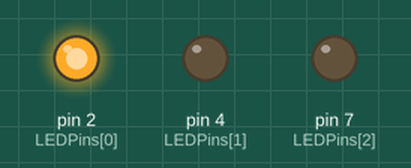
This sketch was run on a simulated Arduino Uno, built with avr-gcc and run on an emulated ATmega328P. Parts: output pins drawn as LEDs (lit = HIGH).

Above: at 0.5 s.
At 1.5 s:
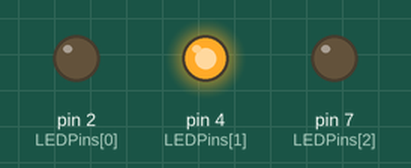
At 5.5 s:
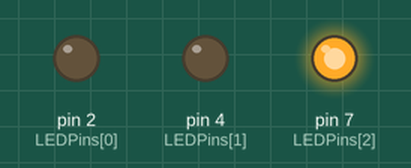
Timing chart, 0 to 6.9 s (numbered marks = the images above):
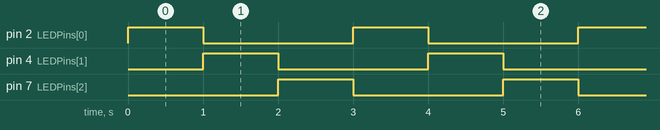

Measured:
- by itself, pin 2 (LEDPins[0]), pin 4 (LEDPins[1]), pin 7 (LEDPins[2]): alternates HIGH for 1.0 s and LOW for 2.0 s
- by itself, everything shown: repeats every 3.0 s, in 4 steps

The sketch:

traffic_light.ino
```cpp
int LEDPins[] = {2,4,7};
void setup() {
  // put your setup code here, to run once:
pinMode(LEDPins[0], OUTPUT);
pinMode(LEDPins[1], OUTPUT);
pinMode(LEDPins[2], OUTPUT);

}

void loop() {
  // put your main code here, to run repeatedly:
oneOnAtATime();
}

void oneOnAtATime(){
  int delayTime = 1000;
  for(int index = 0; index<3;index ++){
    digitalWrite(LEDPins[index], HIGH);
    delay(delayTime);
        digitalWrite(LEDPins[index], LOW);

  }
}
```
